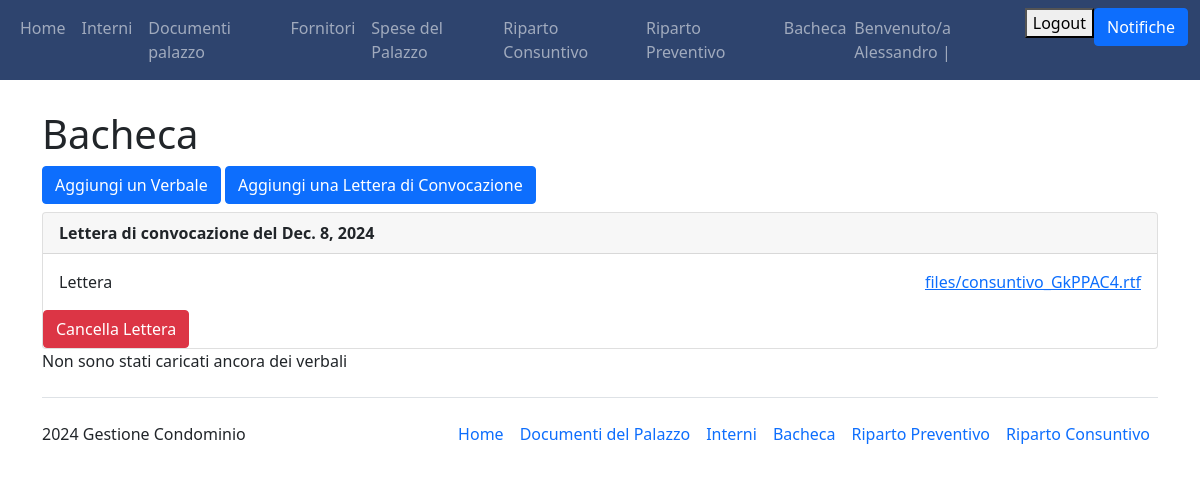
/bacheca/ (signed in), run on an earlier commit of the app's database.
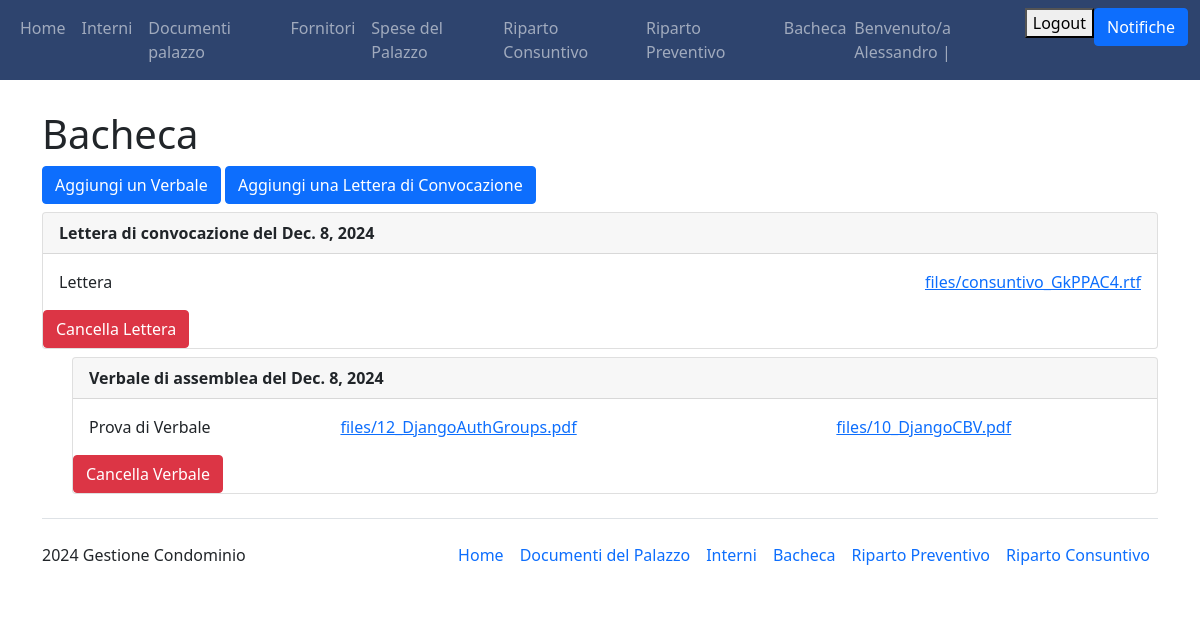
And on a later commit of the database.
### Condominio/models.py (models this page shows, shortened)
class Lettera_Convocazione(models.Model):
    data = models.DateField("Data", primary_key=True)
    descrizione = models.CharField(max_length=200)
    convocazione_documento = models.FileField(
        verbose_name="Lettera di convocazione", upload_to='files/', blank=True, default=None)
    class Meta:
        verbose_name_plural = "Lettere di convocazione"

class Verbale(models.Model):  # lettera di convocazione (ora, giorno, luogo) probabilmente in bacheca + contabilità(rendiconto, consuntivo, dell'anno precedente, appena concluso)
    data = models.DateField("Data", primary_key=True)
    descrizione = models.CharField(max_length=200)
    documento = models.FileField("Documento", upload_to='files/', blank=True, default=None)
    lettera_accompagnatoria = models.FileField(
        "Lettera accompagnatoria", upload_to="files/", blank=True, default=None)
    class Meta:
        ordering = ["data"]
        verbose_name_plural = "Verbali"

### Condominio/views.py (the view)
# urls.py: path('bacheca/', views.bacheca, name="bacheca"),
@login_required(login_url='login')
def bacheca(request):
    verbali = Verbale.objects.all()
    lettere = Lettera_Convocazione.objects.all()
    if request.method == "POST":
        lettera_id = request.POST.get("lettera-id")
        print(lettera_id)
        lettera = Lettera_Convocazione.objects.filter(id=lettera_id).first()
        if lettera and (request.user.has_perm("main.delete_lettera")):
            lettera.delete()
    if request.method == "POST":
        verbale_id = request.POST.get("verbale-id")
        print(verbale_id)
        verbale = Verbale.objects.filter(id=verbale_id).first()
        if verbale and (request.user.has_perm("main.delete_verbale")):
            verbale.delete()
    return render(request, 'Condominio_main/bacheca.html', {"verbali": verbali, "lettere": lettere})

### Condominio/templates/Condominio_main/bacheca.html (shortened to what this page needs)
{% extends 'Condominio_main/base.html' %}
{% block content %}
{% load static %}
<h1 style="margin-top: 30px">Bacheca</h1>
{% if user.is_staff %}
<a class="btn btn-primary" href="/create_verbale" role="button">Aggiungi un Verbale</a>
<a class="btn btn-primary" href="/create_lettera" role="button">Aggiungi una Lettera di Convocazione</a>
{% endif %}
{% for lettera in lettere %}
<div class="card mt-2">
    <div class="card-header"><strong>Lettera di convocazione del {{lettera.data}}</strong></div>
    <div class="card-body d-flex flex-row justify-content-between">
       <div>
            {{lettera.descrizione}}
       </div>
       <div>
            <a href="{% get_media_prefix %}{{lettera.convocazione_documento}}">{{lettera.convocazione_documento}}</a>
       </div>
    </div>
    <div>
          {% if user == lettera.author or perms.main.delete_lettera %}
               <form method="post">
                    <a href="{% url 'cancella_lettera' pk=lettera.pk %}" class="btn btn-danger">Cancella Lettera</a>
               </form>
          {% endif %}
    </div>
</div>
{%empty%}
<p>Non sono state caricate ancora delle lettere di convocazione</p>
{% endfor %}
{% for verbale in verbali %}
<div class="card mt-2" style="margin-left: 30px; margin-top: 30px">
    <div class="card-header"><strong>Verbale di assemblea del {{verbale.data}}</strong></div>
    <div class="card-body d-flex flex-row justify-content-between">
       <div>
            {{verbale.descrizione}}
       </div>
       <div>
           <a href="{% get_media_prefix %}{{ verbale.lettera_accompagnatoria }}">{{ verbale.lettera_accompagnatoria }}</object>
       </div>
       <div>
          <a href="{% get_media_prefix %}{{ verbale.documento }}">{{ verbale.documento }}</object>
       </div>
    </div>
    <div>
          {% if user == verbale.author or perms.main.delete_verbale %}
               <form method="post">
                    <a href="{% url 'cancella_verbale' pk=verbale.pk %}" class="btn btn-danger">Cancella Verbale</a>
               </form>
          {% endif %}
     </div>
</div>
{%empty%}
<p>Non sono stati caricati ancora dei verbali</p>
{% endfor %}
{% endblock %}

### Condominio/templates/Condominio_main/base.html (shortened to what this page needs)
<!DOCTYPE html>
<html lang="en">
<head>
    <link href="https://cdn.jsdelivr.net/npm/bootstrap@5.0.2/dist/css/bootstrap.min.css" rel="stylesheet">
    <link rel="stylesheet" href="https://cdn.jsdelivr.net/npm/bootstrap-icons@1.11.3/font/bootstrap-icons.min.css">
</head>
<body>
    <nav class="navbar navbar-expand-lg navbar-dark" style="background-color: #2E446E">
        <div class="container-fluid">
            <div>
                <ul class="navbar-nav">
                    <li class="nav-item">
                        <a class="nav-link" href="/home">Home</a>
                    </li>
                    {% if user.is_authenticated and  user.is_staff %}
                    <li class="nav-item">
                        <a class="nav-link" href="/interni">Interni</a>
                    </li>
                    <li class="nav-item">
                        <a class="nav-link" href="/documenti_palazzo">Documenti palazzo</a>
                    </li>
                    {% endif %}
                    {% if user.is_staff %}
                    <li class="nav-item">
                        <a class="nav-link" href="/fornitori">Fornitori</a>
                    </li>
                    {% endif %}
                    <li class="nav-item">
                        <a class="nav-link" href="/spesa">Spese del Palazzo</a>
                    </li>
                    <li class="nav-item">
                        <a class="nav-link" href="/riparto_consuntivo">Riparto Consuntivo</a>
                    </li>
                    <li class="nav-item">
                        <a class="nav-link" href="/riparto_preventivo">Riparto Preventivo</a>
                    </li>
                    <li class="nav-item">
                        <a class="nav-link" href="/bacheca">Bacheca</a>
                    </li>
                </ul>
            </div>
            <div>
                <ul class="navbar-nav">
                    {% if user.is_authenticated %}
                    {% if user.is_staff %}
                    <span class="navbar-text">Benvenuto/a {{user.first_name}} | </span>
                    {% else %}
                    <span class="navbar-text">Benvenuto/a <a href="{% url 'profilo' %}">{{user.first_name}}</a> | </span>
                    {% endif %}
                    <li class="nav-item">
                        <form action="{% url 'logout' %}" method="post">
                            <button type="submit">Logout</button>
                        </form>
                    </li>
                    <li class="nav-item">
                        <button class="btn btn-primary" type="button" data-bs-toggle="offcanvas" data-bs-target="#offcanvasRight" aria-controls="offcanvasRight">Notifiche</button>
                    </li>
                    {% else %}
                    <li class="nav-item">
                        <a class="nav-link" href="{% url 'login' %}">Login</a>
                    </li>
                    {% endif %}
                </ul>
            </div>
        </div>
    </nav>
    <div class="container">
        {% block content %}
        {% endblock  %}
    </div>
    {% if user.is_authenticated and user.is_staff %}
    <div class="container" style="margin: auto auto 0 auto">
        <footer class="d-flex flex-wrap justify-content-between align-items-center py-3 my-4 border-top">
          <p class="col-md-4 mb-0 text-body-secondary"> 2024 Gestione Condominio </p>
          <ul class="nav col-md-8 justify-content-end">
            <li class="nav-item"><a href="/home" class="nav-link px-2 text-body-secondary">Home</a></li>
            <li class="nav-item"><a href="/documenti_palazzo" class="nav-link px-2 text-body-secondary">Documenti del Palazzo</a></li>
            <li class="nav-item"><a href="/interni" class="nav-link px-2 text-body-secondary">Interni</a></li>
            <li class="nav-item"><a href="/bacheca" class="nav-link px-2 text-body-secondary">Bacheca</a></li>
            <li class="nav-item"><a href="/riparto_preventivo" class="nav-link px-2 text-body-secondary">Riparto Preventivo</a></li>
            <li class="nav-item"><a href="/riparto_consuntivo" class="nav-link px-2 text-body-secondary">Riparto Consuntivo</a></li>
          </ul>
        </footer>
    </div>
    {% endif %}
</body>
</html>

What changed in the data, as far as the page shows it:
added Verbale: data "Dec. 8, 2024", descrizione "Prova di Verbale", lettera_accompagnatoria "files/12_DjangoAuthGroups.pdf", documento "files/10_DjangoCBV.pdf"
Also different on the page:
text no longer shown: "Non sono stati caricati ancora dei verbali"
